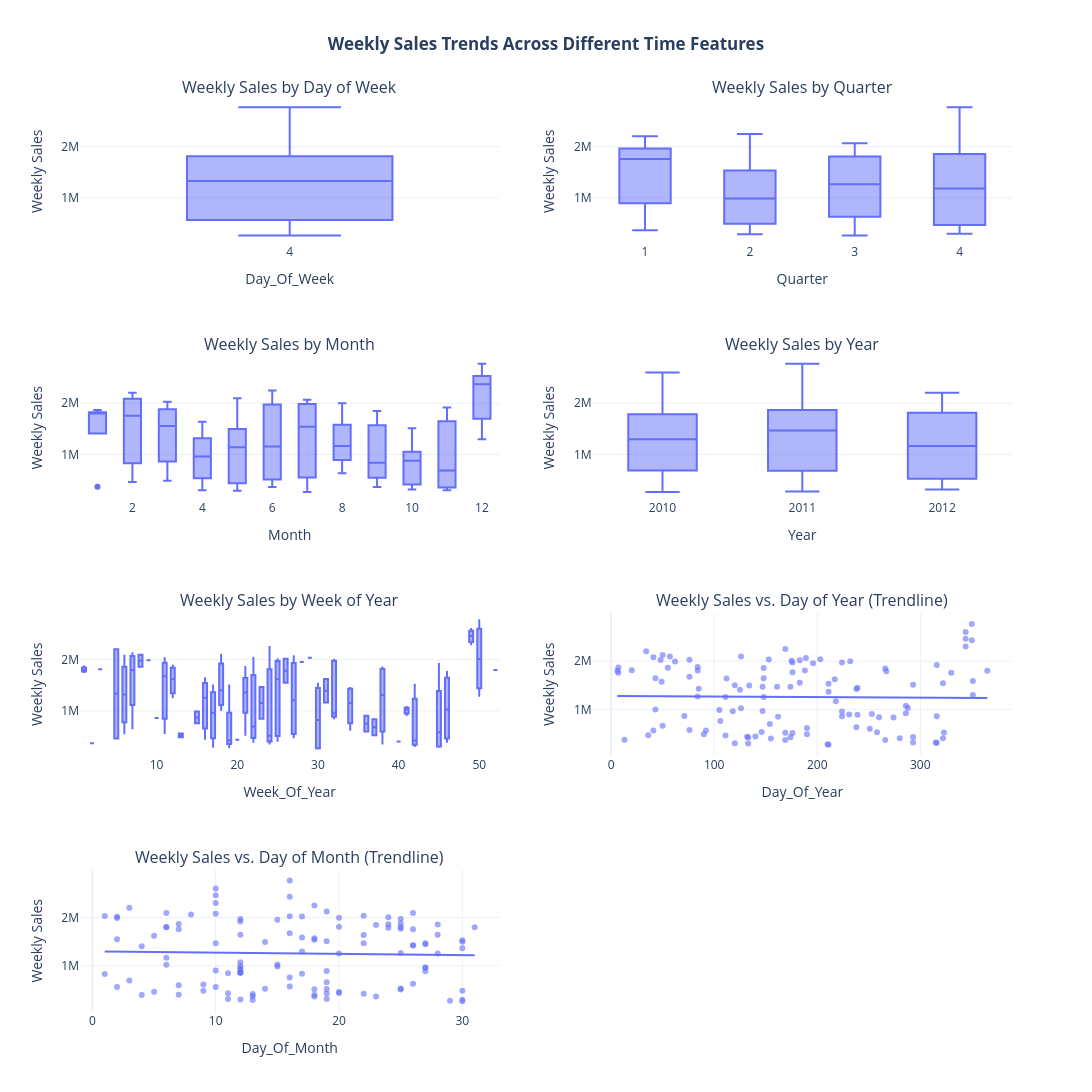

Notebook cell for this chart:
### Markdown cell above
### <a id='toc1_7_2_'></a>[Display the trends across times](#toc0_)

### Code cell
plot_configs = {
    'Day_Of_Week': {'type': 'box', 'title': 'Weekly Sales by Day of Week'},
    'Quarter': {'type': 'box', 'title': 'Weekly Sales by Quarter'},
    'Month': {'type': 'box', 'title': 'Weekly Sales by Month'},
    'Year': {'type': 'box', 'title': 'Weekly Sales by Year'},
    'Week_Of_Year': {'type': 'box', 'title': 'Weekly Sales by Week of Year'},
    'Day_Of_Year': {'type': 'scatter', 'title': 'Weekly Sales vs. Day of Year (Trendline)'},
    'Day_Of_Month': {'type': 'scatter', 'title': 'Weekly Sales vs. Day of Month (Trendline)'},
}

num_plots = len(plot_configs)
nrows = (num_plots + 1) // 2 
ncols = 2

# Create a figure with subplots. Subplot titles are used for individual plot headings.
fig = make_subplots(rows=nrows, cols=ncols,
                    subplot_titles=[config['title'] for config in plot_configs.values()])
# Populate the subplots with Plotly Express figures
for i, (feature, config) in enumerate(plot_configs.items()):
    row = (i // ncols) + 1 # Determine current row for subplot
    col = (i % ncols) + 1  # Determine current column for subplot

    if config['type'] == 'box':
        # Create a box plot using Plotly Express
        px_fig = px.box(df_cleaned_target, x=feature, y='Weekly_Sales',
                        color_discrete_sequence=px.colors.qualitative.Plotly) # Example color palette
    elif config['type'] == 'scatter':
        # Create a scatter plot with an OLS (Ordinary Least Squares) trendline
        px_fig = px.scatter(df_cleaned_target, x=feature, y='Weekly_Sales', trendline='ols',
                            opacity=0.6,
                            color_discrete_sequence=px.colors.qualitative.Plotly)

    # Add each trace (data series) from the Plotly Express figure to the main subplot figure
    for trace in px_fig.data:
        fig.add_trace(trace, row=row, col=col)

    # Update axes titles for clarity
    fig.update_xaxes(title_text=feature, row=row, col=col)
    fig.update_yaxes(title_text='Weekly Sales', row=row, col=col)

# --- 5. Final layout adjustments for the combined figure ---
fig.update_layout(
    title_text="<b>Weekly Sales Trends Across Different Time Features</b>",
    title_x=0.5, # Center the main title
    height=nrows * 450, # Adjust overall figure height for better spacing
    width=1200,
    showlegend=False,    # Legend often not necessary for these individual plots
    template="plotly_white" # A clean theme
)

fig.show()

### Figure 1 — Plotly figure (JSON) as saved in the notebook; plotly's stock layout.template omitted (floating-point values rounded to 4 significant figures; data arrays with more than 128 entries replaced by an {"elided": "..."} marker saying what was removed)
{"data": [{"alignmentgroup": "True", "hovertemplate": "Day_Of_Week=%{x}<br>Weekly_Sales=%{y}<extra></extra>", "legendgroup": "", "marker": {"color": "#636EFA"}, "name": "", "notched": false, "offsetgroup": "", "orientation": "v", "showlegend": false, "type": "box", "x": {"elided": "136 float values"}, "x0": " ", "xaxis": "x", "y": {"elided": "136 float values"}, "y0": " ", "yaxis": "y"}, {"alignmentgroup": "True", "hovertemplate": "Quarter=%{x}<br>Weekly_Sales=%{y}<extra></extra>", "legendgroup": "", "marker": {"color": "#636EFA"}, "name": "", "notched": false, "offsetgroup": "", "orientation": "v", "showlegend": false, "type": "box", "x": {"elided": "136 float values"}, "x0": " ", "xaxis": "x2", "y": {"elided": "136 float values"}, "y0": " ", "yaxis": "y2"}, {"alignmentgroup": "True", "hovertemplate": "Month=%{x}<br>Weekly_Sales=%{y}<extra></extra>", "legendgroup": "", "marker": {"color": "#636EFA"}, "name": "", "notched": false, "offsetgroup": "", "orientation": "v", "showlegend": false, "type": "box", "x": {"elided": "136 float values"}, "x0": " ", "xaxis": "x3", "y": {"elided": "136 float values"}, "y0": " ", "yaxis": "y3"}, {"alignmentgroup": "True", "hovertemplate": "Year=%{x}<br>Weekly_Sales=%{y}<extra></extra>", "legendgroup": "", "marker": {"color": "#636EFA"}, "name": "", "notched": false, "offsetgroup": "", "orientation": "v", "showlegend": false, "type": "box", "x": {"elided": "136 float values"}, "x0": " ", "xaxis": "x4", "y": {"elided": "136 float values"}, "y0": " ", "yaxis": "y4"}, {"alignmentgroup": "True", "hovertemplate": "Week_Of_Year=%{x}<br>Weekly_Sales=%{y}<extra></extra>", "legendgroup": "", "marker": {"color": "#636EFA"}, "name": "", "notched": false, "offsetgroup": "", "orientation": "v", "showlegend": false, "type": "box", "x": {"elided": "136 float values"}, "x0": " ", "xaxis": "x5", "y": {"elided": "136 float values"}, "y0": " ", "yaxis": "y5"}, {"hovertemplate": "Day_Of_Year=%{x}<br>Weekly_Sales=%{y}<extra></extra>", "legendgroup": "", "marker": {"color": "#636EFA", "opacity": 0.6, "symbol": "circle"}, "mode": "markers", "name": "", "orientation": "v", "showlegend": false, "type": "scatter", "x": {"elided": "136 float values"}, "xaxis": "x6", "y": {"elided": "136 float values"}, "yaxis": "y6"}, {"hovertemplate": "<b>OLS trendline</b><br>Weekly_Sales = -120.161 * Day_Of_Year + 1.27868e+06<br>R<sup>2</sup>=0.000308<br><br>Day_Of_Year=%{x}<br>Weekly_Sales=%{y} <b>(trend)</b><extra></extra>", "legendgroup": "", "marker": {"color": "#636EFA", "symbol": "circle"}, "mode": "lines", "name": "", "showlegend": false, "type": "scatter", "x": [6.0, 7.0, 7.0, 13.0, 20.0, 34.0, 36.0, 41.0, 41.0, 43.0, 43.0, 48.0, 49.0, 50.0, 50.0, 55.0, 57.0, 62.0, 71.0, 76.0, 76.0, 76.0, 84.0, 84.0, 84.0, 85.0, 90.0, 92.0, 105.0, 106.0, 111.0, 111.0, 112.0, 118.0, 120.0, 120.0, 125.0, 126.0, 126.0, 132.0, 133.0, 133.0, 134.0, 140.0, 146.0, 147.0, 147.0, 148.0, 148.0, 148.0, 153.0, 154.0, 155.0, 161.0, 162.0, 169.0, 169.0, 169.0, 174.0, 174.0, 175.0, 176.0, 176.0, 176.0, 183.0, 183.0, 188.0, 189.0, 190.0, 190.0, 196.0, 203.0, 210.0, 211.0, 211.0, 211.0, 217.0, 218.0, 224.0, 224.0, 224.0, 231.0, 232.0, 238.0, 238.0, 239.0, 239.0, 251.0, 253.0, 258.0, 260.0, 266.0, 266.0, 267.0, 274.0, 280.0, 286.0, 286.0, 288.0, 293.0, 293.0, 293.0, 315.0, 316.0, 316.0, 316.0, 322.0, 322.0, 323.0, 330.0, 344.0, 344.0, 344.0, 350.0, 350.0, 351.0, 351.0, 365.0], "xaxis": "x6", "y": [1278000.0, 1278000.0, 1278000.0, 1277000.0, 1276000.0, 1275000.0, 1274000.0, 1274000.0, 1274000.0, 1274000.0, 1274000.0, 1273000.0, 1273000.0, 1273000.0, 1273000.0, 1272000.0, 1272000.0, 1271000.0, 1270000.0, 1270000.0, 1270000.0, 1270000.0, 1269000.0, 1269000.0, 1269000.0, 1268000.0, 1268000.0, 1268000.0, 1266000.0, 1266000.0, 1265000.0, 1265000.0, 1265000.0, 1264000.0, 1264000.0, 1264000.0, 1264000.0, 1264000.0, 1264000.0, 1263000.0, 1263000.0, 1263000.0, 1263000.0, 1262000.0, 1261000.0, 1261000.0, 1261000.0, 1261000.0, 1261000.0, 1261000.0, 1260000.0, 1260000.0, 1260000.0, 1259000.0, 1259000.0, 1258000.0, 1258000.0, 1258000.0, 1258000.0, 1258000.0, 1258000.0, 1258000.0, 1258000.0, 1258000.0, 1257000.0, 1257000.0, 1256000.0, 1256000.0, 1256000.0, 1256000.0, 1255000.0, 1254000.0, 1253000.0, 1253000.0, 1253000.0, 1253000.0, 1253000.0, 1252000.0, 1252000.0, 1252000.0, 1252000.0, 1251000.0, 1251000.0, 1250000.0, 1250000.0, 1250000.0, 1250000.0, 1249000.0, 1248000.0, 1248000.0, 1247000.0, 1247000.0, 1247000.0, 1247000.0, 1246000.0, 1245000.0, 1244000.0, 1244000.0, 1244000.0, 1243000.0, 1243000.0, 1243000.0, 1241000.0, 1241000.0, 1241000.0, 1241000.0, 1240000.0, 1240000.0, 1240000.0, 1239000.0, 1237000.0, 1237000.0, 1237000.0, 1237000.0, 1237000.0, 1237000.0, 1237000.0, 1235000.0], "yaxis": "y6"}, {"hovertemplate": "Day_Of_Month=%{x}<br>Weekly_Sales=%{y}<extra></extra>", "legendgroup": "", "marker": {"color": "#636EFA", "opacity": 0.6, "symbol": "circle"}, "mode": "markers", "name": "", "orientation": "v", "showlegend": false, "type": "scatter", "x": {"elided": "136 float values"}, "xaxis": "x7", "y": {"elided": "136 float values"}, "yaxis": "y7"}, {"hovertemplate": "<b>OLS trendline</b><br>Weekly_Sales = -2481.73 * Day_Of_Month + 1.29807e+06<br>R<sup>2</sup>=0.000946<br><br>Day_Of_Month=%{x}<br>Weekly_Sales=%{y} <b>(trend)</b><extra></extra>", "legendgroup": "", "marker": {"color": "#636EFA", "symbol": "circle"}, "mode": "lines", "name": "", "showlegend": false, "type": "scatter", "x": [1.0, 1.0, 2.0, 2.0, 2.0, 2.0, 3.0, 3.0, 4.0, 4.0, 5.0, 5.0, 6.0, 6.0, 6.0, 6.0, 6.0, 7.0, 7.0, 7.0, 7.0, 8.0, 9.0, 9.0, 10.0, 10.0, 10.0, 10.0, 10.0, 10.0, 10.0, 11.0, 11.0, 11.0, 12.0, 12.0, 12.0, 12.0, 12.0, 12.0, 12.0, 12.0, 12.0, 12.0, 12.0, 13.0, 13.0, 13.0, 14.0, 14.0, 15.0, 15.0, 15.0, 16.0, 16.0, 16.0, 16.0, 16.0, 16.0, 17.0, 17.0, 17.0, 17.0, 18.0, 18.0, 18.0, 18.0, 18.0, 18.0, 19.0, 19.0, 19.0, 19.0, 19.0, 19.0, 19.0, 20.0, 20.0, 20.0, 20.0, 20.0, 22.0, 22.0, 22.0, 22.0, 23.0, 23.0, 24.0, 24.0, 24.0, 25.0, 25.0, 25.0, 25.0, 25.0, 25.0, 25.0, 26.0, 26.0, 26.0, 26.0, 26.0, 27.0, 27.0, 27.0, 27.0, 27.0, 28.0, 28.0, 28.0, 29.0, 30.0, 30.0, 30.0, 30.0, 30.0, 30.0, 31.0], "xaxis": "x7", "y": [1296000.0, 1296000.0, 1293000.0, 1293000.0, 1293000.0, 1293000.0, 1291000.0, 1291000.0, 1288000.0, 1288000.0, 1286000.0, 1286000.0, 1283000.0, 1283000.0, 1283000.0, 1283000.0, 1283000.0, 1281000.0, 1281000.0, 1281000.0, 1281000.0, 1278000.0, 1276000.0, 1276000.0, 1273000.0, 1273000.0, 1273000.0, 1273000.0, 1273000.0, 1273000.0, 1273000.0, 1271000.0, 1271000.0, 1271000.0, 1268000.0, 1268000.0, 1268000.0, 1268000.0, 1268000.0, 1268000.0, 1268000.0, 1268000.0, 1268000.0, 1268000.0, 1268000.0, 1266000.0, 1266000.0, 1266000.0, 1263000.0, 1263000.0, 1261000.0, 1261000.0, 1261000.0, 1258000.0, 1258000.0, 1258000.0, 1258000.0, 1258000.0, 1258000.0, 1256000.0, 1256000.0, 1256000.0, 1256000.0, 1253000.0, 1253000.0, 1253000.0, 1253000.0, 1253000.0, 1253000.0, 1251000.0, 1251000.0, 1251000.0, 1251000.0, 1251000.0, 1251000.0, 1251000.0, 1248000.0, 1248000.0, 1248000.0, 1248000.0, 1248000.0, 1243000.0, 1243000.0, 1243000.0, 1243000.0, 1241000.0, 1241000.0, 1239000.0, 1239000.0, 1239000.0, 1236000.0, 1236000.0, 1236000.0, 1236000.0, 1236000.0, 1236000.0, 1236000.0, 1234000.0, 1234000.0, 1234000.0, 1234000.0, 1234000.0, 1231000.0, 1231000.0, 1231000.0, 1231000.0, 1231000.0, 1229000.0, 1229000.0, 1229000.0, 1226000.0, 1224000.0, 1224000.0, 1224000.0, 1224000.0, 1224000.0, 1224000.0, 1221000.0], "yaxis": "y7"}], "layout": {"annotations": [{"font": {"size": 16}, "showarrow": false, "text": "Weekly Sales by Day of Week", "x": 0.225, "xanchor": "center", "xref": "paper", "y": 1, "yanchor": "bottom", "yref": "paper"}, {"font": {"size": 16}, "showarrow": false, "text": "Weekly Sales by Quarter", "x": 0.775, "xanchor": "center", "xref": "paper", "y": 1, "yanchor": "bottom", "yref": "paper"}, {"font": {"size": 16}, "showarrow": false, "text": "Weekly Sales by Month", "x": 0.225, "xanchor": "center", "xref": "paper", "y": 0.7188, "yanchor": "bottom", "yref": "paper"}, {"font": {"size": 16}, "showarrow": false, "text": "Weekly Sales by Year", "x": 0.775, "xanchor": "center", "xref": "paper", "y": 0.7188, "yanchor": "bottom", "yref": "paper"}, {"font": {"size": 16}, "showarrow": false, "text": "Weekly Sales by Week of Year", "x": 0.225, "xanchor": "center", "xref": "paper", "y": 0.4375, "yanchor": "bottom", "yref": "paper"}, {"font": {"size": 16}, "showarrow": false, "text": "Weekly Sales vs. Day of Year (Trendline)", "x": 0.775, "xanchor": "center", "xref": "paper", "y": 0.4375, "yanchor": "bottom", "yref": "paper"}, {"font": {"size": 16}, "showarrow": false, "text": "Weekly Sales vs. Day of Month (Trendline)", "x": 0.225, "xanchor": "center", "xref": "paper", "y": 0.1562, "yanchor": "bottom", "yref": "paper"}], "height": 1800, "showlegend": false, "title": {"text": "<b>Weekly Sales Trends Across Different Time Features</b>", "x": 0.5}, "width": 1200, "xaxis": {"anchor": "y", "domain": [0, 0.45], "title": {"text": "Day_Of_Week"}}, "xaxis2": {"anchor": "y2", "domain": [0.55, 1], "title": {"text": "Quarter"}}, "xaxis3": {"anchor": "y3", "domain": [0, 0.45], "title": {"text": "Month"}}, "xaxis4": {"anchor": "y4", "domain": [0.55, 1], "title": {"text": "Year"}}, "xaxis5": {"anchor": "y5", "domain": [0, 0.45], "title": {"text": "Week_Of_Year"}}, "xaxis6": {"anchor": "y6", "domain": [0.55, 1], "title": {"text": "Day_Of_Year"}}, "xaxis7": {"anchor": "y7", "domain": [0, 0.45], "title": {"text": "Day_Of_Month"}}, "xaxis8": {"anchor": "y8", "domain": [0.55, 1]}, "yaxis": {"anchor": "x", "domain": [0.8438, 1], "title": {"text": "Weekly Sales"}}, "yaxis2": {"anchor": "x2", "domain": [0.8438, 1], "title": {"text": "Weekly Sales"}}, "yaxis3": {"anchor": "x3", "domain": [0.5625, 0.7188], "title": {"text": "Weekly Sales"}}, "yaxis4": {"anchor": "x4", "domain": [0.5625, 0.7188], "title": {"text": "Weekly Sales"}}, "yaxis5": {"anchor": "x5", "domain": [0.2812, 0.4375], "title": {"text": "Weekly Sales"}}, "yaxis6": {"anchor": "x6", "domain": [0.2812, 0.4375], "title": {"text": "Weekly Sales"}}, "yaxis7": {"anchor": "x7", "domain": [0, 0.1562], "title": {"text": "Weekly Sales"}}, "yaxis8": {"anchor": "x8", "domain": [0, 0.1562]}}}
